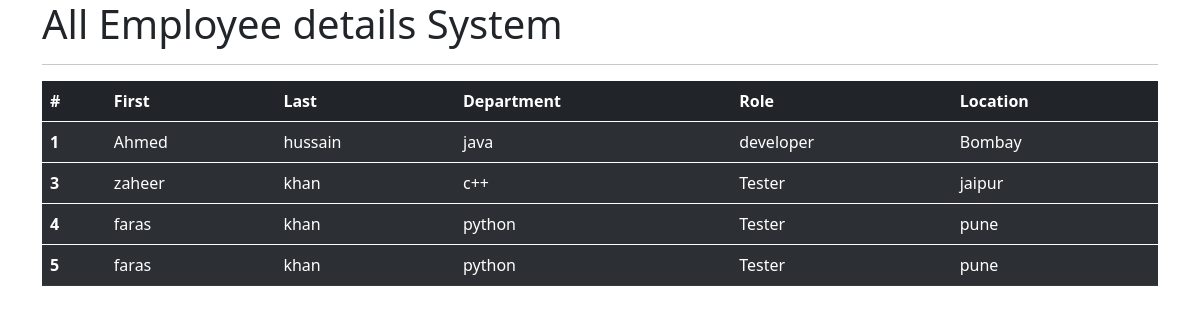
The app's page /View_all with its own data.
### Emp_app/models.py (models this page shows, shortened)
class Employee(models.Model):
    first_name = models.CharField(max_length=100, null=False)
    last_name = models.CharField(max_length=100)
    dept = models.ForeignKey(Department, on_delete=models.CASCADE)
    salary = models.IntegerField(default=0)
    bonus = models.IntegerField(default=0)
    role = models.ForeignKey(Role, on_delete=models.CASCADE)
    phone = models.IntegerField(default=0)
    hire_date = models.DateField()
    def __str__(self):
        return "%s %s %s" %(self.first_name, self.last_name, self.phone)

class Department(models.Model):
    name = models.CharField(max_length=100,null=False)
    location = models.CharField(max_length=100)
    def __str__(self):
        return self.name

class Role(models.Model):
    name = models.CharField(max_length=100, null=False)

### Emp_app/views.py (the view)
# urls.py: path("View_all" , views.View_all , name='View_all'),
def View_all(request):
    emps = Employee.objects.all()
    context = {
        'emps':emps
    }
    print(context)
    return render(request , 'View_all.html', context)

### Emp_app/templates/View_all.html (shortened to what this page needs)
<!doctype html>
<html lang="en">
  <head>
    <link href="https://cdn.jsdelivr.net/npm/bootstrap@5.0.2/dist/css/bootstrap.min.css" rel="stylesheet">
  </head>
  <body>
    <div class="container">
      <h1> All Employee details System</h1>
<hr>
<table class="table table-dark table-striped">
    <thead>
      <tr>
        <th scope="col">#</th>
        <th scope="col">First</th>
        <th scope="col">Last</th>
        <th scope="col">Department</th>
        <th scope="col">Role</th>
        <th scope="col">Location</th>
      </tr>
    </thead>
    {% for emp in emps%}
    <tbody>
      <tr>
        <th scope="row">{{emp.id}}  </th>
        <td>  {{emp.first_name}}  </td>
        <td> {{emp.last_name }}  </td>
        <td> {{emp.dept}}   </td>
        <td> {{emp.role.name}}   </td>
        <td> {{emp.dept.location}}   </td>
      </tr>
    </tbody>
     {% endfor %}
  </table>
    </div>
  </body>
</html>

### records on screen
Employee: id "1", first_name "Ahmed", last_name "hussain", dept "java", role.name "developer", dept.location "Bombay"
Employee: id "3", first_name "zaheer", last_name "khan", dept "c++", role.name "Tester", dept.location "jaipur"
Employee: id "4", first_name "faras", last_name "khan", dept "python", role.name "Tester", dept.location "pune"
Employee: id "5", first_name "faras", last_name "khan", dept "python", role.name "Tester", dept.location "pune"
